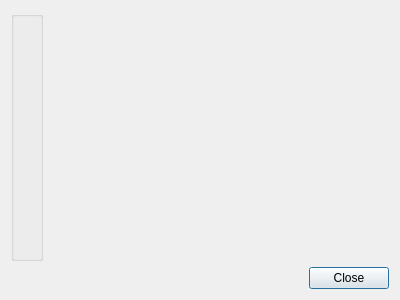
<?xml version="1.0" encoding="UTF-8"?>
<ui version="4.0">
 <class>Core::SettingsDialog</class>
 <widget class="QDialog" name="Core::SettingsDialog">
  <property name="geometry">
   <rect>
    <x>0</x>
    <y>0</y>
    <width>400</width>
    <height>300</height>
   </rect>
  </property>
  <property name="windowTitle">
   <string>Settings</string>
  </property>
  <layout class="QVBoxLayout" name="verticalLayout_2">
   <item>
    <layout class="QHBoxLayout" name="horizontalLayout">
     <item>
      <widget class="QGroupBox" name="buttonsWidget">
       <property name="minimumSize">
        <size>
         <width>10</width>
         <height>0</height>
        </size>
       </property>
       <layout class="QVBoxLayout" name="verticalLayout">
        <property name="spacing">
         <number>3</number>
        </property>
        <property name="leftMargin">
         <number>3</number>
        </property>
        <property name="topMargin">
         <number>3</number>
        </property>
        <property name="rightMargin">
         <number>3</number>
        </property>
        <property name="bottomMargin">
         <number>3</number>
        </property>
        <item>
         <spacer name="verticalSpacer">
          <property name="orientation">
           <enum>Qt::Vertical</enum>
          </property>
          <property name="sizeHint" stdset="0">
           <size>
            <width>20</width>
            <height>40</height>
           </size>
          </property>
         </spacer>
        </item>
       </layout>
      </widget>
     </item>
     <item>
      <widget class="QStackedWidget" name="stackedWidget">
       <property name="sizePolicy">
        <sizepolicy hsizetype="Expanding" vsizetype="Preferred">
         <horstretch>0</horstretch>
         <verstretch>0</verstretch>
        </sizepolicy>
       </property>
      </widget>
     </item>
    </layout>
   </item>
   <item>
    <widget class="QDialogButtonBox" name="buttonBox">
     <property name="orientation">
      <enum>Qt::Horizontal</enum>
     </property>
     <property name="standardButtons">
      <set>QDialogButtonBox::Close</set>
     </property>
    </widget>
   </item>
  </layout>
 </widget>
 <resources/>
 <connections/>
</ui>
